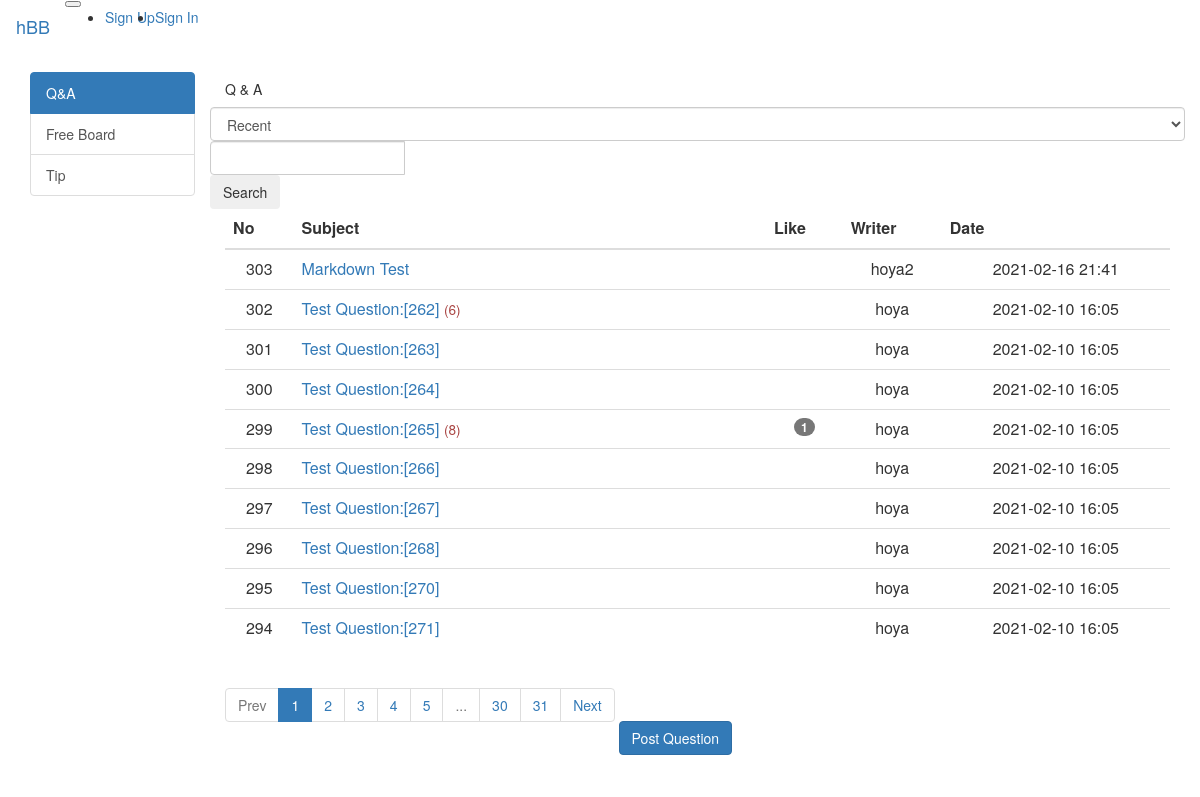
The app's page /question/list/qna with its own data.
### src/models/question.py (models this page shows)
class QuestionModel(db.Model):
    id = db.Column(db.Integer, primary_key=True)
    category = db.Column(db.String(16), nullable=False)
    subject = db.Column(db.String(200), nullable=False)
    content = db.Column(db.Text(), nullable=False)
    created_date = db.Column(db.DateTime(), nullable=False)
    user_id = db.Column(
        db.Integer, db.ForeignKey("user_model.id", ondelete="CASCADE"), nullable=False
    )
    user = db.relationship("UserModel", backref=db.backref("question_set"))
    modified_date = db.Column(db.DateTime(), nullable=True)
    like = db.relationship(
        "UserModel", secondary=question_like, backref=db.backref("question_like_set")
    )

### src/models/user.py (models this page shows)
class UserModel(db.Model):
    id = db.Column(db.Integer, primary_key=True)
    username = db.Column(db.String(150), unique=True, nullable=False)
    password = db.Column(db.String(200), nullable=False)
    email = db.Column(db.String(120), unique=True, nullable=False)

### src/views/question_views.py (the view, shortened to what this page needs)
@bp.route("/list/<string:category>")
def _list(category="qna"):
    page = request.args.get("page", type=int, default=1)
    keyword = request.args.get("keyword", type=str, default="")
    sort = request.args.get("sort", type=str, default="recent")
    question_list = QuestionModel.query.filter(QuestionModel.category == category)
    if sort == "recommend":
        sub_query = (
            db.session.query(
                question_like.c.question_id, func.count("*").label("num_like")
            )
            .group_by(question_like.c.question_id)
            .subquery()
        )
        question_list = question_list.outerjoin(
            sub_query, QuestionModel.id == sub_query.c.question_id
        ).order_by(sub_query.c.num_like.desc(), QuestionModel.created_date.desc())
    else:
        question_list = question_list.order_by(QuestionModel.created_date.desc())
    question_list = question_list.paginate(page, per_page=10)
    return render_template(
        "question/question_list.html",
        category=category,
        question_list=question_list,
        page=page,
        keyword=keyword,
        sort=sort,
    )

### src/filter.py (called while the page is built)
def format_datetime(value, fmt="%Y-%m-%d %H:%M"):
    return value.strftime(fmt)

### src/views/account_views.py (called while the page is built)
@bp.before_app_request
def load_signed_in_user():
    user_id = session.get("user_id")
    if user_id is None:
        g.user = None
    else:
        g.user = UserModel.query.get(user_id)

### src/templates/question/question_list.html (shortened to what this page needs)
{% extends "base.html" %}
{% block content %}
<div class="py-2">
    <h5 class="border-bottom pb-2 mb-3">
        {% if category == 'qna' %}
        Q & A
        {% elif category == 'free' %}
        Free Board
        {% elif category == 'tip' %}
        Tip
        {% endif %}
    </h5>
    <div class="row justify-content-between my-3">
        <div class="col-2">
            <select class="form-control sort">
                <option value="recent" {% if sort=='recent' %}selected{% endif %}>Recent</option>
            </select>
        </div>
        <div class="col-4 input-group">
            <input class="form-control keyword" type="text" value="{{ keyword or '' }}">
            <div class="input-group-append">
                <button id="btn_search" class="btn btn-outline-secondary" type="button">Search</button>
            </div>
        </div>
    </div>
    <table class="table">
        <thead>
            <tr class="text-center thead-dark">
                <th>No</th>
                <th style="width: 50%">Subject</th>
                <th>Like</th>
                <th>Writer</th>
                <th>Date</th>
            </tr>
        </thead>
        <tbody>
            {% if question_list %}
            {% for question in question_list.items %}
            <tr class="text-center">
                <td>{{ question_list.total - ((question_list.page - 1) * question_list.per_page) -
                    loop.index0
                    }}
                </td>
                <td class="text-left">
                    <a href="{{ url_for('question.detail', question_id=question.id) }}">
                        {{ question.subject }}
                    </a>
                    {% if question.answer_set|length > 0 %}
                    <span class="text-danger small ml-2">({{ question.answer_set|length }})</span>
                    {% endif %}
                </td>
                <td>
                    {% if question.like|length > 0 %}
                    <span class="badge badge-warning px-2 py-1">{{ question.like|length }}</span>
                    {% endif %}
                </td>
                <td>{{ question.user.username }}</td>
                <td>{{ question.created_date|datetime }}</td>
            </tr>
            {% endfor %}
            {% else %}
            <tr>
                <td colspan="3">There are no questions.</td>
            </tr>
            {% endif %}
        </tbody>
    </table>
    <ul class="pagination justify-content-center">
        {% if question_list.has_prev %}
        <li class="page-item">
            <a class="page-link" data-page="{{ question_list.prev_num }}" href="#">Prev</a>
        </li>
        {% else %}
        <li class="page-item disabled">
            <a class="page-link" tabindex="-1" aria-disabled="true" href="#">Prev</a>
        </li>
        {% endif %}
        {% for page_num in question_list.iter_pages() %}
        {% if page_num %}
        {% if page_num != question_list.page %}
        <li class="page-item">
            <a class="page-link" data-page="{{ page_num }}" href="#">{{ page_num }}</a>
        </li>
        {% else %}
        <li class="page-item active" aria-current="page">
            <a class="page-link" href="#">{{ page_num }}</a>
        </li>
        {% endif %}
        {% else %}
        <li class="disabled">
            <a class="page-link" href="#">...</a>
        </li>
        {% endif %}
        {% endfor %}
        {% if question_list.has_next %}
        <li class="page-item">
            <a class="page-link" data-page="{{ question_list.next_num }}" href="#">Next</a>
        </li>
        {% else %}
        <li class="page-item disabled">
            <a class="page-link" tabindex="-1" aria-disabled="true" href="#">Next</a>
        </li>
        {% endif %}
    </ul>
    <a href="{{ url_for('question.create', category=category) }}" class="btn btn-primary">Post Question</a>
</div>
{% endblock %}

### records on screen
QuestionModel: total "303", subject "Markdown Test", user.username "hoya2", created_date "2021-02-16 21:41"
QuestionModel: total "302", subject "Test Question:[262]", answer_set|length "6", user.username "hoya", created_date "2021-02-10 16:05"
QuestionModel: total "301", subject "Test Question:[263]", user.username "hoya", created_date "2021-02-10 16:05"
QuestionModel: total "300", subject "Test Question:[264]", user.username "hoya", created_date "2021-02-10 16:05"
QuestionModel: total "299", subject "Test Question:[265]", answer_set|length "8", like|length "1", user.username "hoya", created_date "2021-02-10 16:05"
QuestionModel: total "298", subject "Test Question:[266]", user.username "hoya", created_date "2021-02-10 16:05"
QuestionModel: total "297", subject "Test Question:[267]", user.username "hoya", created_date "2021-02-10 16:05"
QuestionModel: total "296", subject "Test Question:[268]", user.username "hoya", created_date "2021-02-10 16:05"
QuestionModel: total "295", subject "Test Question:[270]", user.username "hoya", created_date "2021-02-10 16:05"
QuestionModel: total "294", subject "Test Question:[271]", user.username "hoya", created_date "2021-02-10 16:05"

### other values on screen
{{ page_num }} "1"
{{ page_num }} "2" "3" "4" "5" "30" "31"
